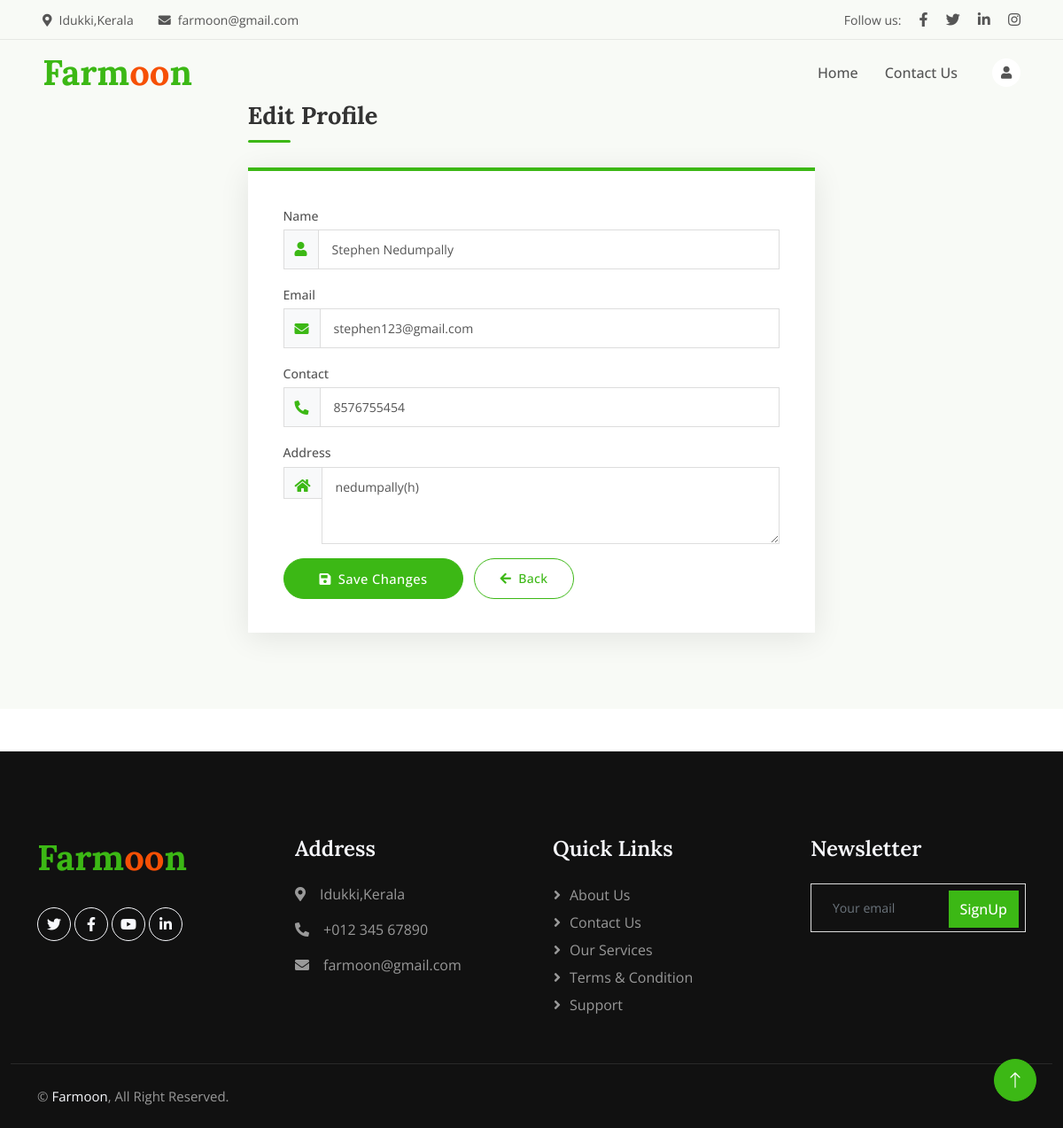
The page /Farmer/EditProfile/ (signed in) on the database its author committed.
### Guest/models.py (models this page shows)
class tbl_farmerregistration(models.Model):
    farmer_name= models.CharField(max_length=100)
    farmer_email= models.CharField(max_length=100)
    farmer_contact= models.CharField(max_length=100)
    farmer_address= models.CharField(max_length=100)
    farmer_photo= models.FileField(upload_to = 'Assets/User/Photos/')
    farmer_proof= models.FileField(upload_to = 'Assets/User/Photos/')
    farmer_password= models.CharField(max_length=100)
    farmer_status= models.IntegerField(default = 0)
    place_id= models.ForeignKey(tbl_place,on_delete=models.CASCADE,null=True,blank=True)

### Farmer/views.py (the view)
# urls.py: path('EditProfile/',views.editprofile,name= "EditProfile"),
def editprofile(request):
    data=tbl_farmerregistration.objects.get(id=request.session["fid"])
    if request.method =='POST':
        name = request.POST.get("txt_name")
        email = request.POST.get("txt_email")
        contact = request.POST.get("num_contact")
        address = request.POST.get("txt_Address")
        data.farmer_name = name
        data.farmer_email = email
        data.farmer_contact = contact
        data.farmer_address = address
        data.save()
        return render(request,'Farmer/MyProfile.html',{'Msg':"Profile Updated"})
    else:
        return render(request,'Farmer/EditProfile.html',{'data':data})

### Farmer/Templates/Farmer/EditProfile.html (shortened to what this page needs)
{% load static %}
<!DOCTYPE html>
<html lang="en">
<head>
    <link href="https://cdnjs.cloudflare.com/ajax/libs/font-awesome/5.10.0/css/all.min.css" rel="stylesheet">
    <link href="https://cdn.jsdelivr.net/npm/bootstrap-icons@1.4.1/font/bootstrap-icons.css" rel="stylesheet">
    <link href="{% static 'Main/lib/animate/animate.min.css' %}" rel="stylesheet">
    <link href="{% static 'Main/css/bootstrap.min.css' %}" rel="stylesheet">
    <link href="{% static 'Main/css/style.css' %}" rel="stylesheet">
</head>
<body>
    <div class="container-fluid fixed-top px-0 wow fadeIn" data-wow-delay="0.1s">
        <div class="top-bar row gx-0 align-items-center d-none d-lg-flex">
            <div class="col-lg-6 px-5 text-start">
                <small><i class="fa fa-map-marker-alt me-2"></i>Idukki,Kerala</small>
                <small class="ms-4"><i class="fa fa-envelope me-2"></i>farmoon@gmail.com</small>
            </div>
            <div class="col-lg-6 px-5 text-end">
                <small>Follow us:</small>
                <a class="text-body ms-3" href=""><i class="fab fa-facebook-f"></i></a>
                <a class="text-body ms-3" href=""><i class="fab fa-twitter"></i></a>
                <a class="text-body ms-3" href=""><i class="fab fa-linkedin-in"></i></a>
                <a class="text-body ms-3" href=""><i class="fab fa-instagram"></i></a>
            </div>
        </div>
        <nav class="navbar navbar-expand-lg navbar-light py-lg-0 px-lg-5 wow fadeIn" data-wow-delay="0.1s">
            <a href="{% url 'Guest:index' %}" class="navbar-brand ms-4 ms-lg-0">
                <h1 class="fw-bold text-primary m-0">Farm<span class="text-secondary">oo</span>n</h1>
            </a>
            <div class="collapse navbar-collapse" id="navbarCollapse">
                <div class="navbar-nav ms-auto p-4 p-lg-0">
                    <a href="{% url 'Farmer:HomePage' %}" class="nav-item nav-link">Home</a>
                    <a href="{% url 'Guest:ContactUs' %}" class="nav-item nav-link">Contact Us</a>
                </div>
                <div class="d-none d-lg-flex ms-2">
                    <a class="btn-sm-square bg-white rounded-circle ms-3" href="{% url 'Farmer:MyProfile' %}">
                        <small class="fa fa-user text-body"></small>
                    </a>
                </div>
            </div>
        </nav>
    </div>
    <div class="page-wrapper">
        <div class="container">
            <div class="row justify-content-center wow fadeInUp" data-wow-delay="0.1s">
                <div class="col-lg-7">
                    <div class="section-title">Edit Profile</div>
                    <div class="form-card">
                        <form method="post">
                            <div class="row g-3">
                                <div class="col-12">
                                    <label class="form-label">Name</label>
                                    <div class="input-group">
                                        <span class="input-group-text"><i class="fa fa-user"></i></span>
                                        <input required type="text" class="form-control" name="txt_name"
                                               pattern="^[A-Z]+[a-zA-Z ]*$"
                                               title="Name allows only alphabets and spaces; first letter must be capital"
                                               value="{{ data.farmer_name }}"
                                               placeholder="Enter your name">
                                    </div>
                                </div>
                                <div class="col-12">
                                    <label class="form-label">Email</label>
                                    <div class="input-group">
                                        <span class="input-group-text"><i class="fa fa-envelope"></i></span>
                                        <input required type="email" class="form-control" name="txt_email"
                                               value="{{ data.farmer_email }}"
                                               placeholder="Enter your email">
                                    </div>
                                </div>
                                <div class="col-12">
                                    <label class="form-label">Contact</label>
                                    <div class="input-group">
                                        <span class="input-group-text"><i class="fa fa-phone-alt"></i></span>
                                        <input required type="number" class="form-control" name="num_contact"
                                               title="Phone number starting with 7-9, followed by 9 digits"
                                               value="{{ data.farmer_contact }}"
                                               placeholder="Enter your contact number">
                                    </div>
                                </div>
                                <div class="col-12">
                                    <label class="form-label">Address</label>
                                    <div class="input-group">
                                        <span class="input-group-text" style="align-self:flex-start; padding-top:12px;">
                                            <i class="fa fa-home"></i>
                                        </span>
                                        <textarea required class="form-control" name="txt_Address"
                                                  rows="3"
                                                  placeholder="Enter your address">{{ data.farmer_address }}</textarea>
                                    </div>
                                </div>
                                <div class="col-12 mt-2">
                                    <div class="action-bar">
                                        <button type="submit" name="btn_submit" class="btn btn-primary btn-save">
                                            <i class="fa fa-save me-2"></i>Save Changes
                                        </button>
                                        <a href="{% url 'Farmer:MyProfile' %}" class="btn btn-outline-primary btn-back">
                                            <i class="fa fa-arrow-left me-2"></i>Back
                                        </a>
                                    </div>
                                </div>
                            </div>
                        </form>
                    </div>
                </div>
            </div>
        </div>
    </div>
    <div class="container-fluid bg-dark footer mt-5 pt-5 wow fadeIn" data-wow-delay="0.1s">
        <div class="container py-5">
            <div class="row g-5">
                <div class="col-lg-3 col-md-6">
                    <h1 class="fw-bold text-primary mb-4">Farm<span class="text-secondary">oo</span>n</h1>
                    <div class="d-flex pt-2">
                        <a class="btn btn-square btn-outline-light rounded-circle me-1" href=""><i class="fab fa-twitter"></i></a>
                        <a class="btn btn-square btn-outline-light rounded-circle me-1" href=""><i class="fab fa-facebook-f"></i></a>
                        <a class="btn btn-square btn-outline-light rounded-circle me-1" href=""><i class="fab fa-youtube"></i></a>
                        <a class="btn btn-square btn-outline-light rounded-circle me-0" href=""><i class="fab fa-linkedin-in"></i></a>
                    </div>
                </div>
                <div class="col-lg-3 col-md-6">
                    <h4 class="text-light mb-4">Address</h4>
                    <p><i class="fa fa-map-marker-alt me-3"></i>Idukki,Kerala</p>
                    <p><i class="fa fa-phone-alt me-3"></i>+012 345 67890</p>
                    <p><i class="fa fa-envelope me-3"></i>farmoon@gmail.com</p>
                </div>
                <div class="col-lg-3 col-md-6">
                    <h4 class="text-light mb-4">Quick Links</h4>
                    <a class="btn btn-link" href="{% url 'Guest:AboutUs' %}">About Us</a>
                    <a class="btn btn-link" href="{% url 'Guest:ContactUs' %}">Contact Us</a>
                    <a class="btn btn-link" href="">Our Services</a>
                    <a class="btn btn-link" href="">Terms & Condition</a>
                    <a class="btn btn-link" href="">Support</a>
                </div>
                <div class="col-lg-3 col-md-6">
                    <h4 class="text-light mb-4">Newsletter</h4>
                    <div class="position-relative mx-auto" style="max-width: 400px;">
                        <input class="form-control bg-transparent w-100 py-3 ps-4 pe-5" type="text" placeholder="Your email">
                        <button type="button" class="btn btn-primary py-2 position-absolute top-0 end-0 mt-2 me-2">SignUp</button>
                    </div>
                </div>
            </div>
        </div>
        <div class="container-fluid copyright">
            <div class="container">
                <div class="row">
                    <div class="col-md-6 text-center text-md-start mb-3 mb-md-0">
                        &copy; <a href="#">Farmoon</a>, All Right Reserved.
                    </div>
                </div>
            </div>
        </div>
    </div>
    <a href="#" class="btn btn-lg btn-primary btn-lg-square rounded-circle back-to-top"><i class="bi bi-arrow-up"></i></a>
</body>
</html>

### Guest/static/Main/css/style.css (style rules this page uses)
:root { --primary: #3CB815; --secondary: #F65005; --light: #F7F8FC; --dark: #111111; }
.back-to-top { position: fixed; display: none; right: 30px; bottom: 30px; z-index: 99; }
.btn { font-weight: 500; transition: .5s; }
.btn.btn-primary, .btn.btn-secondary, .btn.btn-outline-primary:hover, .btn.btn-outline-secondary:hover { color: #FFFFFF; }
.btn-square { width: 38px; height: 38px; }
.btn-sm-square { width: 32px; height: 32px; }
.btn-lg-square { width: 48px; height: 48px; }
.btn-square, .btn-sm-square, .btn-lg-square { padding: 0; display: flex; align-items: center; justify-content: center; font-weight: normal; }
.fixed-top { transition: .5s; }
.top-bar { height: 45px; border-bottom: 1px solid rgba(0, 0, 0, .07); }
.navbar .navbar-nav .nav-link { padding: 25px 15px; color: #555555; font-weight: 500; outline: none; }
.footer { color: #999999; }
.footer .btn.btn-link { display: block; margin-bottom: 5px; padding: 0; text-align: left; color: #999999; font-weight: normal; text-transform: capitalize; transition: .3s; }
.footer .btn.btn-link::before { position: relative; content: "\f105"; font-family: "Font Awesome 5 Free"; font-weight: 900; color: #999999; margin-right: 10px; }
.footer .copyright { padding: 25px 0; font-size: 15px; border-top: 1px solid rgba(256, 256, 256, .1); }
.footer .copyright a { color: var(--light); }

### Farmer/Templates/Farmer/EditProfile.html (style rules this page uses)
.page-wrapper { padding: 110px 0 60px; min-height: 100vh; background: #f8faf6; }
.section-title { font-family: 'Lora', serif; font-size: 1.7rem; font-weight: 700; color: #333; position: relative; padding-bottom: 10px; margin-bottom: 28px; }
.section-title::after { content: ''; position: absolute; bottom: 0; left: 0; width: 48px; height: 3px; background: var(--bs-primary, #5cb85c); border-radius: 2px; }
.form-card { background: #fff; border-top: 4px solid var(--bs-primary, #5cb85c); box-shadow: 0 6px 32px rgba(0,0,0,0.09); border-radius: 0; padding: 38px 40px; }
.form-label { font-family: 'Open Sans', sans-serif; font-weight: 500; color: #555; font-size: 0.88rem; margin-bottom: 5px; }
.form-control, .form-select { border-radius: 0; border: 1px solid #ddd; padding: 11px 15px; font-family: 'Open Sans', sans-serif; font-size: 0.88rem; transition: border-color 0.3s; }
.input-group-text { border-radius: 0; background: #f8f9fa; border: 1px solid #ddd; color: var(--bs-primary, #5cb85c); }
.btn-save { border-radius: 50px; padding: 11px 40px; font-family: 'Open Sans', sans-serif; font-weight: 500; font-size: 0.92rem; letter-spacing: 0.4px; }
.btn-back { border-radius: 50px; padding: 11px 28px; font-family: 'Open Sans', sans-serif; font-weight: 500; font-size: 0.88rem; letter-spacing: 0.4px; }
.action-bar { display: flex; gap: 12px; margin-top: 8px; flex-wrap: wrap; }

### rows shown on the page
tbl_farmerregistration: txt_name "Stephen Nedumpally", txt_email "stephen123@gmail.com", num_contact "8576755454", txt_Address "nedumpally(h)"
